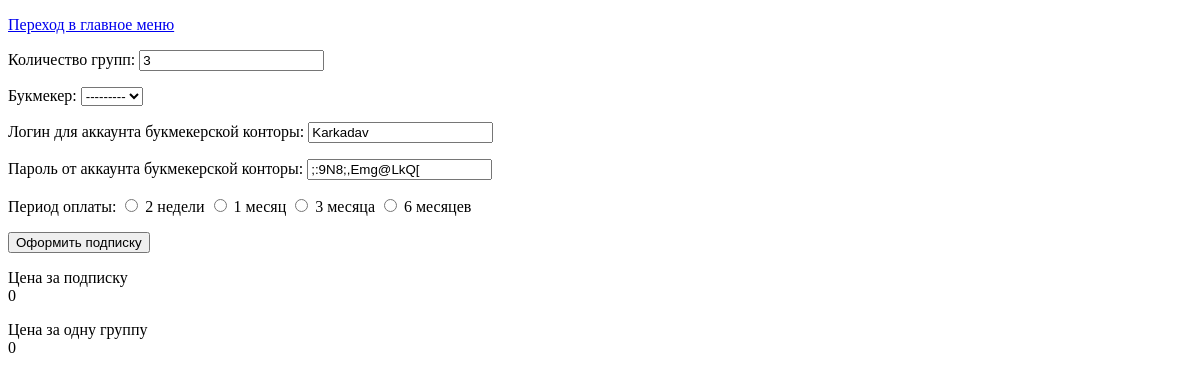
The page /account/subscribe/ (signed in) on the database as committed earlier.
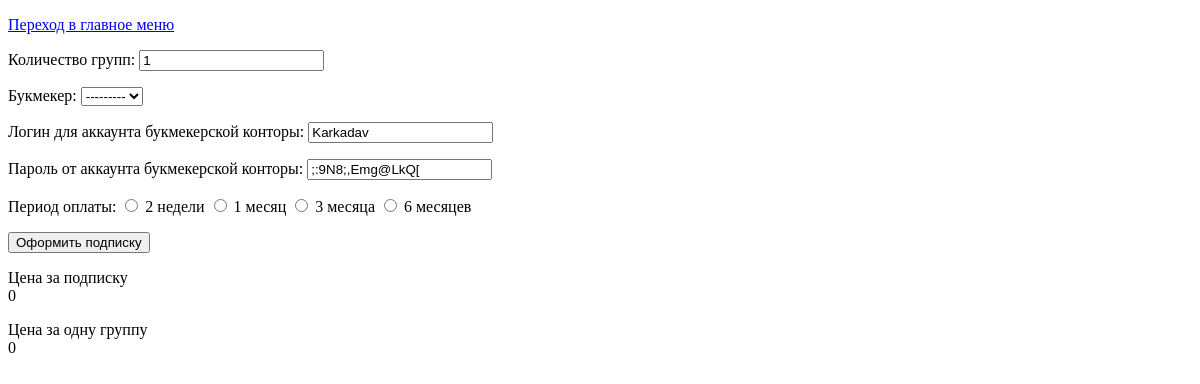
The same page on the database as committed later.
### UserDataManagment/models.py (models this page shows, shortened)
class StandartUser(AbstractUser):
    bookmaker = models.CharField(
        max_length=64,
        null=True,
        blank=True,
        verbose_name='Букмекер',
        choices=tuple([(key, key) for key in BOOKMAKER_OFFSET.keys()]),
    )
    bookmaker_login = models.CharField(
        max_length=64,
        null=True,
        blank=True,
        verbose_name='Логин для аккаунта букмекерской конторы',
        unique=True,
    )
    bookmaker_password = models.CharField(
        max_length=64,
        null=True,
        blank=True,
        verbose_name='Пароль от аккаунта букмекерской конторы',
        unique=True,
    )
    dogon_on = models.BooleanField(
        default=False,
        verbose_name="Использовать ли тактику догона в группах"
    )
    bookmaker_last_login = models.DateTimeField(
        null=True,
        blank=True,
    )
    bet_summ = models.IntegerField(
        default=100,
        verbose_name='Cумма для ставки',
    )
    sub_end_date = models.DateField(
        verbose_name='Дата окончания действия подписки',
        null=True,
        blank=True,
    )
    chrome_dir_path = models.CharField(
        verbose_name="id папки с chrome-профилем",
        max_length=64,
        null=True,
        unique=True,
        blank=True,
    )
    sub_status = models.BooleanField(
        default=False,
    )
    bot_status = models.BooleanField(
        default=False,
    )
    max_group_count = models.IntegerField(
        default=0,
        validators=[
            MaxValueValidator(len(GROUP_OFFSET.keys())),
            MinValueValidator(1, message="Количество групп не может быть отрицательным")
        ],
        verbose_name="Количество групп"
    )
    personal_count = models.FloatField(
        default=0.0,
        verbose_name="Ваш баланс",
        validators=[
            MinValueValidator(0, message="Ошибка, недостаточно средств на счету")
        ],
    )
    CSgoVictory = models.BooleanField(
        default=False,
        verbose_name="CS:GO VICTORY | ПРОГНОЗЫ CSGO & DOTA2",
        help_text='<a href="' + GROUP_OFFSET['CSgoVictory'].WALL_URL + '"> подробнее </a>',
    )
    ExpertMnenie = models.BooleanField(
        default=False,
        verbose_name="Экспертное мнение CSGO | Прогнозы CS:GO & DOTA 2",
        help_text='<a href="' + GROUP_OFFSET['ExpertMnenie'].WALL_URL + '"> подробнее </a>',
    )
    BetsPedia = models.BooleanField(
        default=False,
        verbose_name="BETSPEDIA CS:GO | ПРОГНОЗЫ CSGO & DOTA 2",
        help_text='<a href="' + GROUP_OFFSET['BetsPedia'].WALL_URL + '"> подробнее </a>',
    )

### UserDataManagment/views.py (the view, shortened to what this page needs)
# urls.py: path('account/subscribe/', views.BuySubscribe.as_view(), name='subscribe'),
class BuySubscribe(LoginRequiredMixin, views.View) :
    def get(self, request) :
        return render(request, 'subscribe.html', {'form' : SubscribeForm(instance=request.user)})

### UserDataManagment/forms.py
class SubscribeForm(ModelForm) :
    class Meta :
        model = StandartUser
        fields = (
            'max_group_count',
            'bookmaker',
            'bookmaker_login',
            'bookmaker_password',
        )

### templates/subscribe.html (shortened to what this page needs)
<!DOCTYPE html>
<html>
    <head>
    </head>
    <body>
        <p>
            <a href= "{% url 'menu' %}" >
                Переход в главное меню
            </a>
        </p>
        <form method="POST">
            {{form.as_p}}
            <p>
            <div>Период оплаты:
                <input type="radio" name="duration", value="0.5", id="1week"> 2 недели
                <input type="radio" name="duration", value="1" > 1 месяц
                <input type="radio" name="duration", value="3" > 3 месяца
                <input type="radio" name="duration", value="6" > 6 месяцев
            </div>
            </p>
            <input type="submit" value="Оформить подписку" onclick="(document.getElementById('sub_load').style.display='block')">
        </form>
        <p>
        <div> Цена за подписку</div>
        <div id="sub_summ">0</div>
        </p>
        <p>
        <div> Цена за одну группу</div>
        <div id="sub_group_summ">0</div>
        </p>
    </body>
</html>

Rows that differ between the two databases and show on the page:
changed StandartUser "Karkadav": max_group_count "3" → "1"
